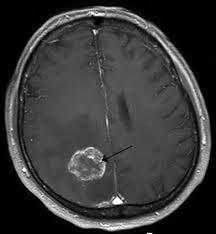
#> input picture projects/2.jpg, 216 x 234 px; its folder holds only this picture in this run
$ python -i es.py   (imports and definitions only)   (older library calls are emulated)
#> lines starting #> are read from the running program, lines starting #| are printed output that depends on the picture; after the words box and inside, x2 and y2 are one past the last pixel; in counts of white or black regions, pixels touching at a corner belong together
import tkinter as tk
from tkinter import Message ,Text
from PIL import Image, ImageTk
import argparse
import cv2
import matplotlib.pyplot as plt
import cv2
import numpy as np
import sys
import glob
import math
import time
import os
import itertools
import tkinter.messagebox as tm
#import requests
from PIL import Image
from numpy import average, linalg, dot
from skimage.segmentation import slic
from skimage.segmentation import mark_boundaries
from skimage.util import img_as_float
import matplotlib.pyplot as plt
import numpy as np
import argparse
from skimage import io, color, img_as_ubyte
from skimage.feature import greycomatrix, greycoprops
from sklearn.metrics.cluster import entropy
from PIL import Image, ImageStat

from scipy.stats import kurtosis, skew

import math
import argparse
import imutils

import pywt
import pywt.data
import matplotlib.pyplot as plt
import matplotlib.pyplot as plt1
import math
from matplotlib.figure import Figure
#from matplotlib.backends.backend_wxagg import FigureCanvasWxAgg as FigureCanvas

def process(path):
    # load the query image and describe it
#> called with path = '2.jpg'
        query = cv2.imread(path)
#> query is the input picture: shape (234, 216, 3); min 0, max 255, mean 57.8

        #name= self.t1.GetValue()

        cv2.imshow("Input MRi Image", query)
                # Load image
        original = query


        file = path
        superpixel(file)
#> in superpixel, `segments = slic(img_as_float(image), n_segments = 100, sigma = 5)`:
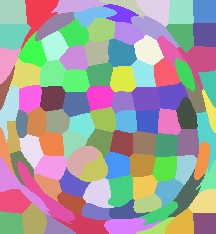
#> segments: shape (234, 216) int64; 101 distinct labels, from 1 to 101; one colour per label, 0 black
#> in superpixel, `img[dst>0.01*dst.max()]=[0,0,255]`: img: shape (234, 216, 3); 3.44% of pixels changed, all inside (x1, y1, x2, y2) = (9, 8, 208, 234)
        feature ( file )
        existingcall(file , 0, type='rect')
        o1 = ertcall(file , 0, type='rect')
        ij =0
        nj=0;

def feature ( filename ):
#> called with filename = '2.jpg'
    img = Image.open(filename)
    stat = ImageStat.Stat(img)
    stat = ImageStat.Stat(img)
    imageFile = filename
    im1 = Image.open('2.jpg')
    rgbHistogram = im1.histogram()
#> rgbHistogram = 768 values, max 6675 at index 0, min 0 at index 234, mean 197.4
    #print 'Snannon Entropy for Red, Green, Blue:'
    for rgb in range(3):
        totalPixels = sum(rgbHistogram[rgb * 256 : (rgb + 1) * 256])
        ent = 0.0
        for col in range(rgb * 256, (rgb + 1) * 256):
            freq = float(rgbHistogram[col]) / totalPixels
            if freq > 0:
                ent = ent + freq * math.log(freq, 2)
        ent = -ent
    #print ent


    im = Image.open(filename)
    im_grey = im.convert('LA') # convert to grayscale
    width,height = im.size
#> width = 216; height = 234

    total=0
    for i in range(0,width):
        for j in range(0,height):
            total += im_grey.getpixel((i,j))[0]
#> after the loop, total = 2919035

    mean = total / (width * height)
#> mean = 57.75


    image = cv2.imread(filename)
    gray = cv2.cvtColor(image, cv2.COLOR_BGR2GRAY)
    blurred = cv2.GaussianBlur(gray, (5, 5), 0)
    thresh = cv2.threshold(blurred, 60, 255, cv2.THRESH_BINARY)[1]
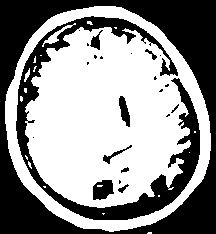
#> thresh: shape (234, 216); 56.6% white; 23 black regions (13 under 20 px), largest, box (x1, y1, x2, y2) and area: (0, 0, 216, 234) 14264, (16, 16, 200, 220) 6746, (93, 180, 114, 200) 317


    g_kernel = cv2.getGaborKernel((21, 21), 8.0, np.pi/4, 10.0, 0.5, 0, ktype=cv2.CV_32F)

    img = cv2.imread(filename)
    img = cv2.cvtColor(img, cv2.COLOR_BGR2GRAY)
    filtered_img = cv2.filter2D(img, cv2.CV_8UC3, g_kernel)


    #sfta

    #binary

    img = cv2.imread(filename,0)
    ret,thresh1 = cv2.threshold(img,127,255,cv2.THRESH_BINARY)
#> thresh1: shape (234, 216); 8% white; 39 white regions (29 under 20 px), largest, box (x1, y1, x2, y2) and area: (9, 7, 210, 231) 3203, (68, 147, 103, 170) 206, (177, 53, 208, 119) 125
    ret,thresh2 = cv2.threshold(img,127,255,cv2.THRESH_BINARY_INV)
    ret,thresh3 = cv2.threshold(img,127,255,cv2.THRESH_TRUNC)
    ret,thresh4 = cv2.threshold(img,127,255,cv2.THRESH_TOZERO)
    ret,thresh5 = cv2.threshold(img,127,255,cv2.THRESH_TOZERO_INV)

    titles = ['Original Image','BINARY','BINARY_INV','TRUNC','TOZERO','TOZERO_INV']
    images = [img, thresh1, thresh2, thresh3, thresh4, thresh5]

    for i in range(6):
        plt.subplot(2,3,i+1),plt.imshow(images[i],'gray')
        plt.title(titles[i])
        plt.xticks([]),plt.yticks([])

    #plt.show()


    #boader


    img = img
    edges = cv2.Canny(img,100,200)
#> edges: shape (234, 216); 9.2% white in thin lines or dots

    plt.subplot(121),plt.imshow(img,cmap = 'gray')
    plt.title('Original Image'), plt.xticks([]), plt.yticks([])
    plt.subplot(122),plt.imshow(edges,cmap = 'gray')
    plt.title('Fractal Borders '), plt.xticks([]), plt.yticks([])

    #plt.show()


    h, w = g_kernel.shape[:2]
    g_kernel = cv2.resize(g_kernel, (3*w, 3*h), interpolation=cv2.INTER_CUBIC)


def superpixel ( filename ):
    image = cv2.imread(filename)
    segments = slic(img_as_float(image), n_segments = 100, sigma = 5)


    # show the output of SLIC
    fig = plt.figure("Superpixels")
    ax = fig.add_subplot(1, 1, 1)
    ax.imshow(mark_boundaries(img_as_float(cv2.cvtColor(image, cv2.COLOR_BGR2RGB)), segments))
    plt.axis("off")
    #plt.show()

    img = image
    gray = cv2.cvtColor(img,cv2.COLOR_BGR2GRAY)

    gray = np.float32(gray)
    dst = cv2.cornerHarris(gray,2,3,0.04)

    #result is dilated for marking the corners, not important
    dst = cv2.dilate(dst,None)

    # Threshold for an optimal value, it may vary depending on the image.
    img[dst>0.01*dst.max()]=[0,0,255]
    cv2.imshow('Feature Extraction',img)


# [37 lines left out: function validate_contour, not called in this run]


def deg_to_rad(angle):
    return angle * np.pi / 180.0


def rad_to_deg(angle):
    return angle * 180 / np.pi


def enhance(img):
    kernel = np.array([[-1, 0, 1], [-2, 0, 2], [1, 0, 1]])
    return cv2.filter2D(img, -1, kernel)


def existingcall(name, debug, type=None, **options):
    se_shape = (16, 4)

    if type == 'rect':
        se_shape = (17, 4)

    elif type == 'square':
        se_shape = (7, 6)

    raw_image = cv2.imread(name, 1)
    input_image = np.copy(raw_image)

    gray = cv2.cvtColor(input_image, cv2.COLOR_BGR2GRAY)
    gray = enhance(gray)
    exist=gray
    gray_blur = cv2.GaussianBlur(gray, (15, 15), 0)
    thresh = cv2.adaptiveThreshold(gray_blur, 255, cv2.ADAPTIVE_THRESH_GAUSSIAN_C,cv2.THRESH_BINARY_INV, 11, 1)
#> thresh: shape (234, 216); 36.7% white; 168 white regions (139 under 20 px), largest, box (x1, y1, x2, y2) and area: (11, 15, 199, 220) 6218, (0, 0, 216, 234) 5979, (38, 110, 133, 200) 2226
    kernel = np.ones((3, 3), np.uint8)
    closing = cv2.morphologyEx(thresh, cv2.MORPH_CLOSE,kernel, iterations=4)
#> closing: shape (234, 216); 67.8% white; 38 black regions, largest, box (x1, y1, x2, y2) and area: (144, 0, 216, 90) 2831, (49, 41, 106, 127) 2021, (0, 178, 52, 234) 1375
    input_image1=input_image
    im = input_image
    im1 = input_image

    # sure background area
    sure_bg = cv2.dilate(closing, kernel, iterations=3)
#> sure_bg: shape (234, 216); 84.8% white; 48 black regions (12 under 20 px), largest, box (x1, y1, x2, y2) and area: (147, 0, 216, 87) 2240, (170, 189, 216, 234) 1021, (0, 181, 49, 234) 979
   ## cv2.imshow('sure_bg', sure_bg)

    # Finding sure foreground area
    dist_transform = cv2.distanceTransform(closing, cv2.DIST_L2, 5)
    ret, sure_fg = cv2.threshold(dist_transform, 0.7 * dist_transform.max(), 255, 0)
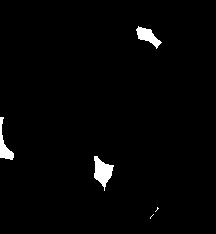
#> sure_fg: shape (234, 216) float32; 1.7% white; 5 white regions (2 under 20 px), largest, box (x1, y1, x2, y2) and area: (94, 156, 114, 191) 372, (136, 26, 162, 49) 262, (0, 117, 14, 160) 233
#> ret = 20.15

    # Finding unknown region
    sure_fg = np.uint8(sure_fg)
    #sure_bg=np.unit8(sure_bg)
    lower_black = np.array([0, 0, 0], dtype="uint16")
    upper_black = np.array([70, 70, 70], dtype="uint16")
    #black_mask = cv2.inRange(sure_bg, lower_black, upper_black)
    unknown = cv2.subtract(sure_bg, sure_fg)
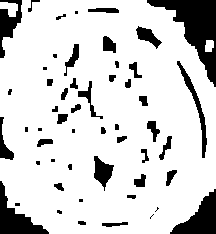
#> unknown: shape (234, 216); 83.1% white; 53 black regions (14 under 20 px)
    #unknown = cv2.subtract(enhance(gray), sure_bg)
   ## cv2.imshow('unknown', unknown)

    # Marker labelling
    ret, markers = cv2.connectedComponents(sure_fg)
#> markers: shape (234, 216) int32; 6 distinct labels, from 0 to 5
#> ret = 6
   # ret, markers = cv2.connectedComponents(sure_bg)

    # Add one to all labels so that sure background is not 0, but 1
    markers = markers + 1
#> markers: shape (234, 216) int32; 6 distinct labels, from 1 to 6

    # Now, mark the region of unknown with zero
    markers[unknown == 255] = 0
#> markers: shape (234, 216) int32; 7 distinct labels, from 0 to 6

    markers = cv2.watershed(input_image, markers)
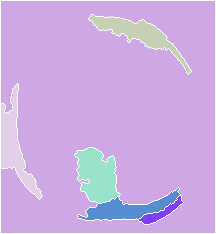
#> markers: shape (234, 216) int32; 7 distinct labels, from -1 to 6; one colour per label, 0 black, -1 white
    input_image[markers == -1] = [255, 0, 0]
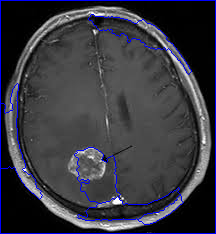
#> input_image: shape (234, 216, 3); 3.57% of pixels changed, all inside (x1, y1, x2, y2) = (0, 0, 216, 234)

    cv2.imshow('Result  watershed algo Image', input_image)


    return input_image


def ertcall(name, debug, type=None, **options):
#> called with name = '2.jpg', debug = 0, type = 'rect'
    se_shape = (16, 4)

    if type == 'rect':
        se_shape = (17, 4)

    elif type == 'square':
        se_shape = (7, 6)

    raw_image = cv2.imread(name, 1)
    input_image = np.copy(raw_image)

    gray = cv2.cvtColor(input_image, cv2.COLOR_BGR2GRAY)
    cv2.imshow('Gray Image', gray)
    gray = enhance(gray)
    cv2.imshow('Enhance Image Image', gray)

    gray_blur = cv2.GaussianBlur(gray, (15, 15), 0)
    cv2.imshow('Gray Blur', gray_blur)
    thresh = cv2.adaptiveThreshold(gray_blur, 255, cv2.ADAPTIVE_THRESH_GAUSSIAN_C,cv2.THRESH_BINARY_INV, 11, 1)
    cv2.imshow('Threshold Image', thresh)

    kernel = np.ones((3, 3), np.uint8)
    closing = cv2.morphologyEx(thresh, cv2.MORPH_CLOSE,kernel, iterations=4)
    cv2.imshow('Kernal Image', thresh)
    input_image1=input_image
    im = input_image
    im1 = input_image

    # sure background area
    sure_bg = cv2.dilate(closing, kernel, iterations=3)
   ## cv2.imshow('sure_bg', sure_bg)

    # Finding sure foreground area
    dist_transform = cv2.distanceTransform(closing, cv2.DIST_L2, 5)
    ret, sure_fg = cv2.threshold(dist_transform, 0.7 * dist_transform.max(), 255, 0)
#> ret = 20.15

    # Finding unknown region
    sure_fg = np.uint8(sure_fg)
    #sure_bg=np.unit8(sure_bg)
    lower_black = np.array([0, 0, 0], dtype="uint16")
    upper_black = np.array([70, 70, 70], dtype="uint16")
    #black_mask = cv2.inRange(sure_bg, lower_black, upper_black)
    cv2.imshow('Segmented Image', sure_bg)
    unknown = cv2.subtract(sure_bg, sure_fg)
    #unknown = cv2.subtract(enhance(gray), sure_bg)
   ## cv2.imshow('unknown', unknown)

    # Marker labelling
    ret, markers = cv2.connectedComponents(sure_fg)
#> ret = 6
   # ret, markers = cv2.connectedComponents(sure_bg)

    # Add one to all labels so that sure background is not 0, but 1
    markers = markers + 1

    # Now, mark the region of unknown with zero
    markers[unknown == 255] = 0


    imgray = cv2.cvtColor(im, cv2.COLOR_BGR2GRAY)
    ret, thresh = cv2.threshold(imgray, 127, 255, 0)
    __,contours,hierachy = cv2.findContours(thresh, cv2.RETR_TREE, cv2.CHAIN_APPROX_SIMPLE)
#> contours = 69 contours, 57 with area under 20; largest, box (x1, y1, x2, y2) and area: (9, 7, 210, 231) 2794, (89, 9, 138, 20) 164, (68, 147, 103, 170) 142, (66, 10, 90, 18) 80, (111, 196, 124, 205) 64

    cv2.drawContours(im1, contours, -1, (0, 255, 0), 1)

    cv2.imshow('Result Image', im1 )
    cv2.waitKey(0)


    return input_image


# [55 lines left out: functions get_thumbnail, load_images, loadtrain, savefile, image_similarity_vectors_via_numpy, not called in this run]

#process("./Images/12.png")

>>> result = process('2.jpg')
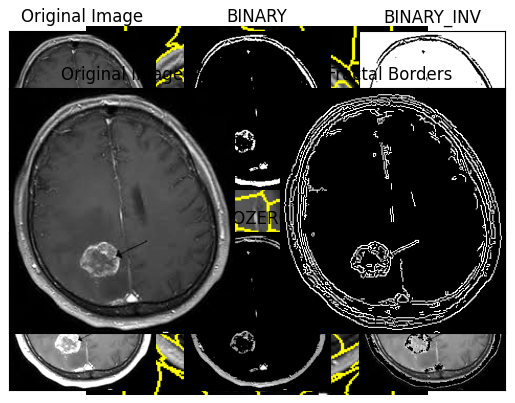
#> figure drawn by matplotlib, 9 panels
